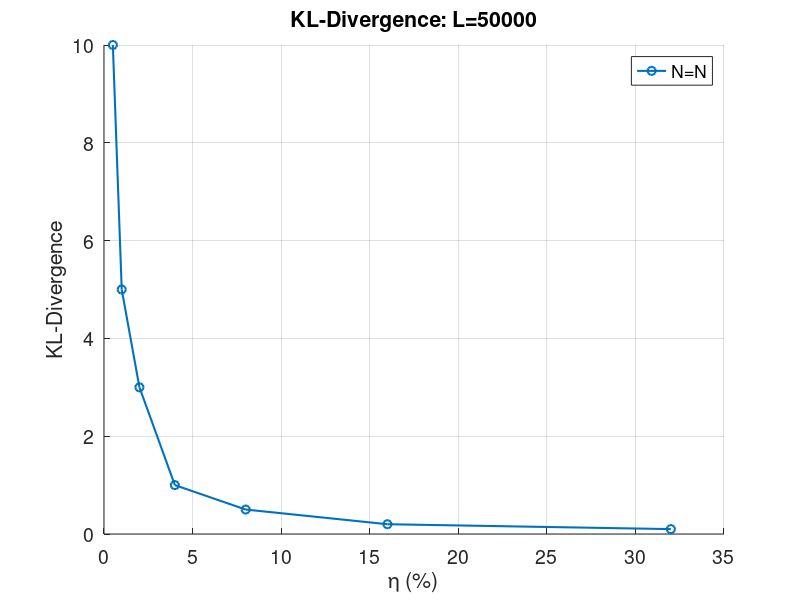

Here is the MATLAB script that generated this plot:
addpath('functions')
clear;
close all;
co = [0    0.4470    0.7410;...
    0.8500    0.3250    0.0980;...
    0.9290    0.6940    0.1250;...
    0.4940    0.1840    0.5560;...
    0.4660    0.6740    0.1880;...
    0.3010    0.7450    0.9330;...
    0.6350    0.0780    0.1840];



% Get KLDivergences
perm = 50000;
N = 30;
trainNum = 30;
sub = [0.5,1,2,4,8,16,32];
kldiv = [10,5,3,1,0.5,0.2,0.1];

fig = figure;
set(gcf,'Visible', 'on'); 

hold on;
kldiv_p = plot(sub, kldiv, '-o');
set(kldiv_p,'Color',co(1,:),'LineWidth',1.5,'MarkerSize',6)


title(strcat('KL-Divergence: L=',num2str(perm)),'FontSize',14,'fontweight','bold');
xlabel('\eta (%)','FontSize',14);
ylabel('KL-Divergence','FontSize',14);
h=legend('N=N');
set(h,'fontsize',14);
set(gca,'FontSize',14)
grid on;

hold off;

description = strcat(num2str(perm),'_',num2str(trainNum));
filename = strcat('KLDiv_SimData_',description);

% save_path = '/home/felipe/Dropbox/permtest_neuroimage/figures/Maxnull_All/';
% set(gcf,'Visible', 'off'); 
set(gca,'FontSize',14)
% set(fig,'Units','Inches');
% pos = get(fig,'Position');
% set(fig,'PaperPositionMode','Auto','PaperUnits','Inches','PaperSize',[pos(3), pos(4)])
% print(fig,strcat(save_path,filename,'.pdf'),'-dpdf','-r200');
